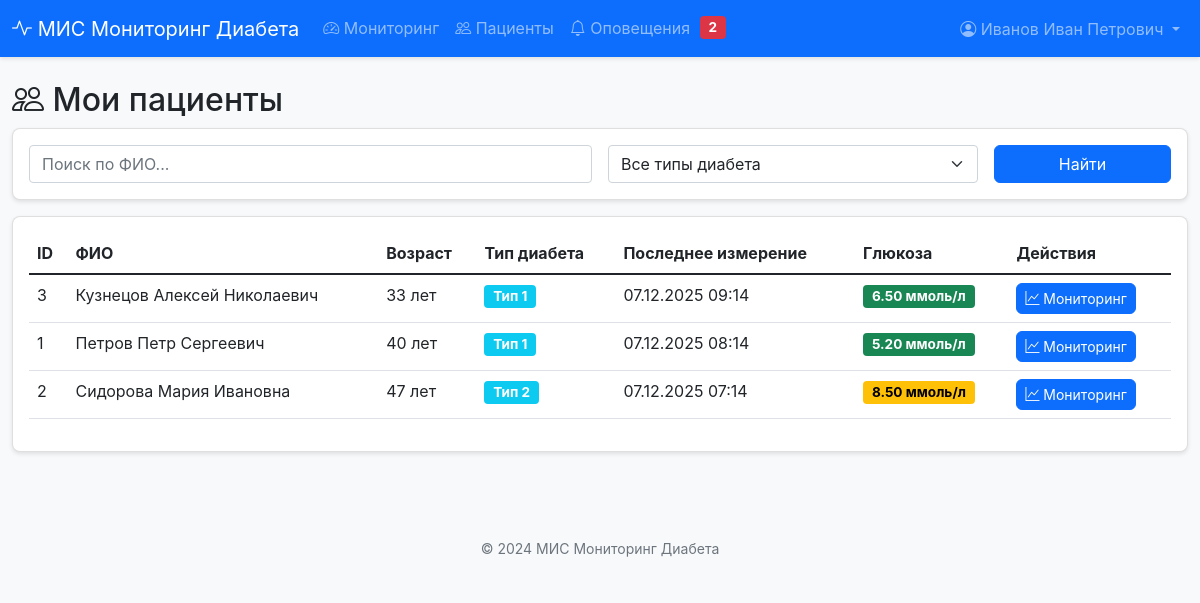
Page /patients/patients_list.php (signed in) on the committed database.
### tables this page shows
CREATE TABLE patients (
    patient_id INT PRIMARY KEY AUTO_INCREMENT,
    full_name VARCHAR(100) NOT NULL,
    birth_date DATE,
    diabetes_type ENUM('type1', 'type2') NOT NULL,
    doctor_id INT NOT NULL,
    phone VARCHAR(20),
    email VARCHAR(100),
    created_at TIMESTAMP DEFAULT CURRENT_TIMESTAMP,
    FOREIGN KEY (doctor_id) REFERENCES doctors(doctor_id) ON DELETE CASCADE,
    INDEX idx_doctor (doctor_id),
    INDEX idx_diabetes_type (diabetes_type)
);

### includes/functions.php (called while the page is built, shortened)
<?php
function getGlucoseStatus($level) {
    if ($level < GLUCOSE_CRITICAL_LOW) {
        return ['status' => 'critical_low', 'class' => 'danger', 'text' => 'Критически низкий'];
    } elseif ($level < GLUCOSE_MIN_NORMAL) {
        return ['status' => 'warning_low', 'class' => 'warning', 'text' => 'Пониженный'];
    } elseif ($level <= GLUCOSE_MAX_NORMAL) {
        return ['status' => 'normal', 'class' => 'success', 'text' => 'Норма'];
    } elseif ($level <= GLUCOSE_CRITICAL_HIGH) {
        return ['status' => 'warning_high', 'class' => 'warning', 'text' => 'Повышенный'];
    } else {
        return ['status' => 'critical_high', 'class' => 'danger', 'text' => 'Критически высокий'];
    }
}
function clean($data) {
    return htmlspecialchars($data, ENT_QUOTES, 'UTF-8');
}
function formatDate($date) {
    return date('d.m.Y H:i', strtotime($date));
}
function calculateAge($birthDate) {
    $birth = new DateTime($birthDate);
    $now = new DateTime();
    return $birth->diff($now)->y;
}
function getDiabetesTypeRu($type) {
    return $type == 'type1' ? 'Тип 1' : 'Тип 2';
}
?>

### patients/patients_list.php (the view, shortened to what this page needs)
<?php
include __DIR__ . '/../includes/header.php';
$conn = getDBConnection();
$doctor_id = $_SESSION[SESS_DOCTOR_ID];
$search = $_GET['search'] ?? '';
$sql = "SELECT p.*,
        (SELECT glucose_level FROM glucose_readings WHERE patient_id = p.patient_id ORDER BY measurement_time DESC LIMIT 1) as last_glucose,
        (SELECT measurement_time FROM glucose_readings WHERE patient_id = p.patient_id ORDER BY measurement_time DESC LIMIT 1) as last_measurement
        FROM patients p
        WHERE p.doctor_id = ?";
$params = [$doctor_id];
$types = "i";
$sql .= " ORDER BY p.full_name";
$stmt = $conn->prepare($sql);
$stmt->bind_param($types, ...$params);
$stmt->execute();
$patients = $stmt->get_result();
?>
<div class="row">
    <div class="col-12">
        <h2><i class="bi bi-people"></i> Мои пациенты</h2>
        <div class="card mb-3">
            <div class="card-body">
                <form method="GET" class="row g-3">
                    <div class="col-md-6">
                        <input type="text" class="form-control" name="search" placeholder="Поиск по ФИО..." value="<?= clean($search) ?>">
                    </div>
                    <div class="col-md-4">
                        <select class="form-select" name="diabetes_type">
                            <option value="">Все типы диабета</option>
                        </select>
                    </div>
                    <div class="col-md-2">
                        <button type="submit" class="btn btn-primary w-100">Найти</button>
                    </div>
                </form>
            </div>
        </div>
        <div class="card">
            <div class="card-body">
                <div class="table-responsive">
                    <table class="table table-hover">
                        <thead>
                            <tr>
                                <th>ID</th>
                                <th>ФИО</th>
                                <th>Возраст</th>
                                <th>Тип диабета</th>
                                <th>Последнее измерение</th>
                                <th>Глюкоза</th>
                                <th>Действия</th>
                            </tr>
                        </thead>
                        <tbody>
                            <?php while ($patient = $patients->fetch_assoc()): ?>
                            <tr>
                                <td><?= $patient['patient_id'] ?></td>
                                <td><?= clean($patient['full_name']) ?></td>
                                <td><?= calculateAge($patient['birth_date']) ?> лет</td>
                                <td>
                                    <span class="badge bg-info"><?= getDiabetesTypeRu($patient['diabetes_type']) ?></span>
                                </td>
                                <td>
                                    <?php if ($patient['last_measurement']): ?>
                                        <?= formatDate($patient['last_measurement']) ?>
                                    <?php else: ?>
                                        <span class="text-muted">Нет данных</span>
                                    <?php endif; ?>
                                </td>
                                <td>
                                    <?php if ($patient['last_glucose']):
                                        $status = getGlucoseStatus($patient['last_glucose']);
                                    ?>
                                        <span class="badge bg-<?= $status['class'] ?>">
                                            <?= $patient['last_glucose'] ?> ммоль/л
                                        </span>
                                    <?php else: ?>
                                        <span class="text-muted">-</span>
                                    <?php endif; ?>
                                </td>
                                <td>
                                    <a href="/diabetes_monitoring/monitoring/dashboard.php?patient_id=<?= $patient['patient_id'] ?>"
                                       class="btn btn-sm btn-primary">
                                        <i class="bi bi-graph-up"></i> Мониторинг
                                    </a>
                                </td>
                            </tr>
                            <?php endwhile; ?>
                        </tbody>
                    </table>
                </div>
            </div>
        </div>
    </div>
</div>
<?php
include __DIR__ . '/../includes/footer.php';
?>

### assets/css/style.css (style rules this page uses)
body { font-family: -apple-system, BlinkMacSystemFont, "Segoe UI", Roboto, "Helvetica Neue", Arial, sans-serif; background-color: #f8f9fa; }
.card { border-radius: 8px; box-shadow: 0 2px 4px rgba(0,0,0,0.1); margin-bottom: 20px; }
.table-responsive { max-height: 400px; overflow-y: auto; }
.badge { font-size: 0.85rem; padding: 0.35em 0.65em; }
.btn { border-radius: 6px; }
.bg-success { background-color: #198754 !important; }
.bg-warning { background-color: #ffc107 !important; color: #000 !important; }

### rows in the picture
patients: patient_id "3", full_name "Кузнецов Алексей Николаевич", birth_date "33", diabetes_type "Тип 1", last_measurement "07.12.2025 09:14", last_glucose "6.50"
patients: patient_id "1", full_name "Петров Петр Сергеевич", birth_date "40", diabetes_type "Тип 1", last_measurement "07.12.2025 08:14", last_glucose "5.20"
patients: patient_id "2", full_name "Сидорова Мария Ивановна", birth_date "47", diabetes_type "Тип 2", last_measurement "07.12.2025 07:14", last_glucose "8.50"

### other values in the picture
$unread "2"
$_SESSION[SESS_DOCTOR_NAME] "Иванов Иван Петрович"
